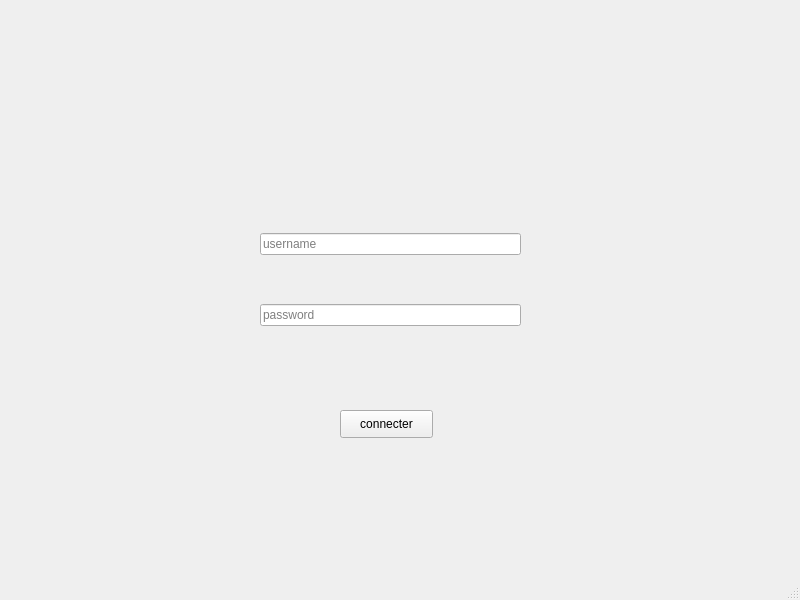
<?xml version="1.0" encoding="UTF-8"?>
<ui version="4.0">
 <class>Login</class>
 <widget class="QMainWindow" name="Login">
  <property name="geometry">
   <rect>
    <x>0</x>
    <y>0</y>
    <width>800</width>
    <height>600</height>
   </rect>
  </property>
  <property name="windowTitle">
   <string>MainWindow</string>
  </property>
  <widget class="QWidget" name="centralwidget">
   <widget class="QPushButton" name="connect">
    <property name="geometry">
     <rect>
      <x>340</x>
      <y>410</y>
      <width>93</width>
      <height>28</height>
     </rect>
    </property>
    <property name="text">
     <string>connecter</string>
    </property>
   </widget>
   <widget class="QWidget" name="layoutWidget">
    <property name="geometry">
     <rect>
      <x>260</x>
      <y>190</y>
      <width>261</width>
      <height>181</height>
     </rect>
    </property>
    <layout class="QVBoxLayout" name="verticalLayout_7">
     <item>
      <widget class="QLineEdit" name="utilisateur">
       <property name="placeholderText">
        <string>username</string>
       </property>
      </widget>
     </item>
     <item>
      <widget class="QLineEdit" name="motdepasse">
       <property name="echoMode">
        <enum>QLineEdit::Password</enum>
       </property>
       <property name="placeholderText">
        <string>password</string>
       </property>
      </widget>
     </item>
    </layout>
    <zorder>motdepasse</zorder>
    <zorder>utilisateur</zorder>
   </widget>
   <widget class="QLabel" name="label_47">
    <property name="geometry">
     <rect>
      <x>300</x>
      <y>60</y>
      <width>171</width>
      <height>111</height>
     </rect>
    </property>
    <property name="text">
     <string/>
    </property>
    <property name="pixmap">
     <pixmap>../../Desktop/images qt/lock-open-blue.webp</pixmap>
    </property>
    <property name="scaledContents">
     <bool>true</bool>
    </property>
   </widget>
   <widget class="QLabel" name="label">
    <property name="geometry">
     <rect>
      <x>-100</x>
      <y>-10</y>
      <width>951</width>
      <height>651</height>
     </rect>
    </property>
    <property name="text">
     <string/>
    </property>
    <property name="pixmap">
     <pixmap>../../Desktop/images qt/login .png</pixmap>
    </property>
    <property name="scaledContents">
     <bool>true</bool>
    </property>
   </widget>
   <zorder>label</zorder>
   <zorder>connect</zorder>
   <zorder>layoutWidget</zorder>
   <zorder>label_47</zorder>
  </widget>
  <widget class="QMenuBar" name="menubar">
   <property name="geometry">
    <rect>
     <x>0</x>
     <y>0</y>
     <width>800</width>
     <height>26</height>
    </rect>
   </property>
  </widget>
  <widget class="QStatusBar" name="statusbar"/>
 </widget>
 <resources/>
 <connections/>
</ui>
